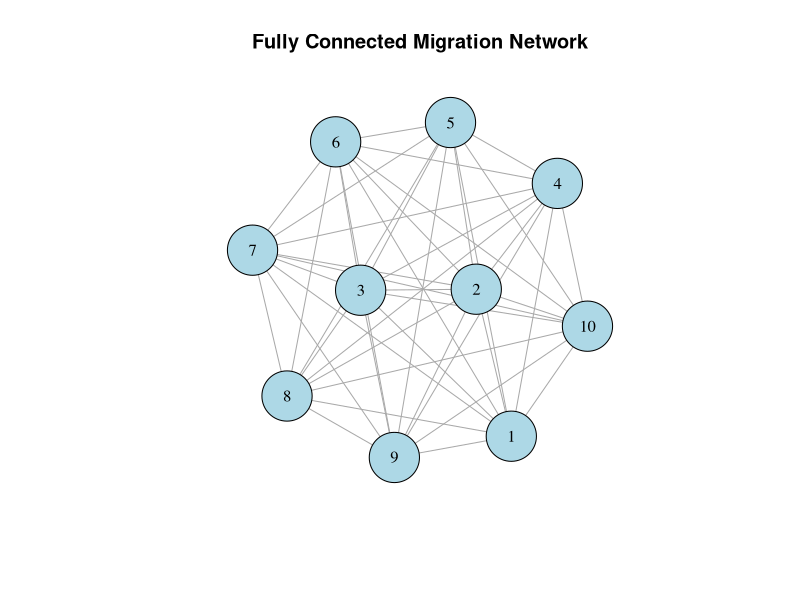
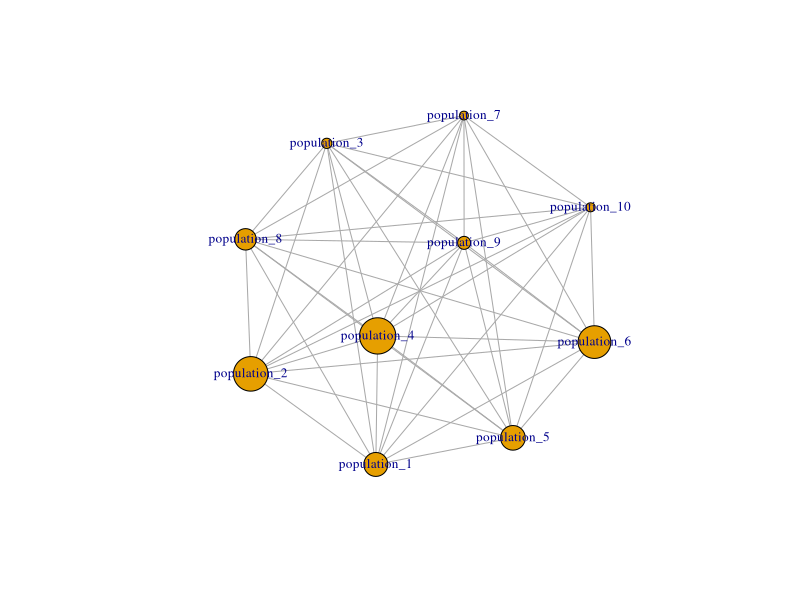
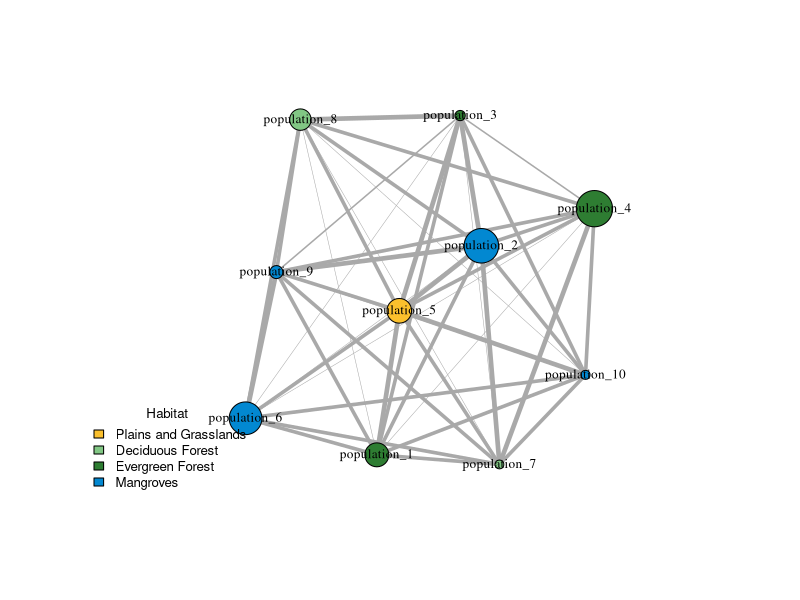
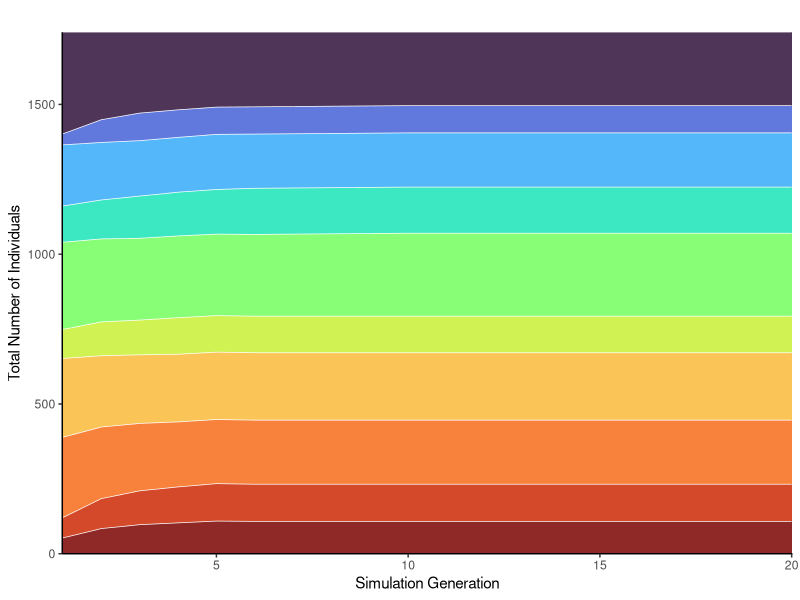
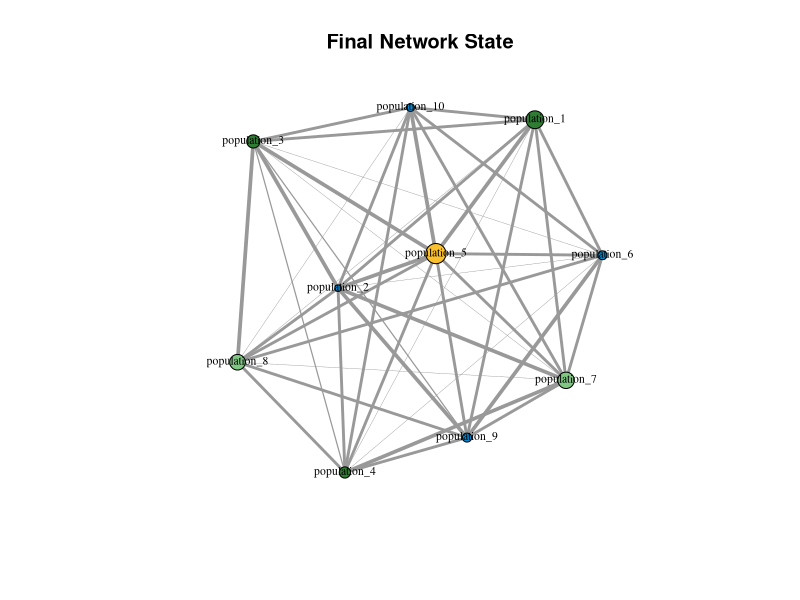

The R script that drew these images, in order:
## ---- chunk 1
knitr::opts_chunk$set(warning = FALSE, echo = FALSE)
knitr::opts_chunk$set(warning = FALSE)
knitr::opts_chunk$set(cache=FALSE)
knitr::opts_chunk$set(fig.width=7, fig.height=5)
options(max.print=23)
library(here);library(dplyr); library(stringr)
library(ggplot2)
library(tidyverse)
library(igraph)
## ---- chunk 2
n_vertices <- 10

migration_network_historical <- make_full_graph(n = n_vertices, directed = FALSE)

plot(migration_network_historical, 
     vertex.color = "lightblue", 
     vertex.size = 30, 
     vertex.label.color = "black", 
     edge.color = "darkgray",
     main = "Fully Connected Migration Network")
## ---- chunk 3


# Vertex characteristics 

#population sizes
V(migration_network_historical)$name <- paste0("population_",1:n_vertices)

V(migration_network_historical)$pop_size <- sample(50:500, 
                                                   size = vcount(migration_network_historical), replace = TRUE)


# habitat type
habitat_types <- c("Plains and Grasslands", "Evergreen Forest", "Mangroves", "Deciduous Forest")


V(migration_network_historical)$habitat <- sample(habitat_types, 
                                                size = vcount(migration_network_historical), replace = TRUE)

#human presence

human_presence <- c("High", "Medium", "Low", "None")

V(migration_network_historical)$human_presence <- sample(human_presence, 
       size = vcount(migration_network_historical), replace = TRUE, 
       prob = c(0.2, 0.3, 0.3, 0.2))

# food availability 

food_availability <- c("High", "Medium", "Low", "None")

V(migration_network_historical)$food_availability <- sample(food_availability, 
       size = vcount(migration_network_historical), replace = TRUE, 
       prob = c(0.3, 0.4, 0.2, 0.1))

#plot
plot(migration_network_historical, 
     vertex.label.cex = 0.8,
## Add Edge characteristics= "black",
     vertex.size = V(migration_network_historical)$pop_size/20
     )

## ---- chunk 4
corridor_types <- c("Dense Forest", "Riverine", "Agriculture", "Urbanization")

E(migration_network_historical)$corridor_type <- sample(corridor_types, 
                                        size = ecount(migration_network_historical), 
                                        replace = TRUE,
                                        prob = c(0.3, 0.4, 0.15, 0.15))


weight_lookup <- c(
  "Dense Forest"        = 0.9,
  "Riverine"       = 0.7,
  "Agriculture"      = 0.3,
  "Urbanization" = 0.1
)

E(migration_network_historical)$weight <- weight_lookup[E(migration_network_historical)$corridor_type]

#visualize the network
# Map habitat types to distinct colors
habitat_colors <- c(
  "Plains and Grasslands" = "#fbc02d",
  "Deciduous Forest" = "#81c784",
  "Evergreen Forest" = "#2e7d32",
  "Mangroves" = "#0288d1"
)
V(migration_network_historical)$color <- habitat_colors[V(migration_network_historical)$habitat]

#plot
plot(migration_network_historical, 
     vertex.label.cex = 0.8,
     vertex.label.color = "black",
     vertex.size = V(migration_network_historical)$pop_size/20,
     edge.width = E(migration_network_historical)$weight*5
     )

legend(
  "bottomleft",
  legend = names(habitat_colors),
  fill = habitat_colors,
  title = "Habitat",
  bty = "n",
  cex = 0.8
)



## ---- chunk 5
# assign carrying capacity

base_capacity_lookup <- c(
  "Plains and Grasslands" = 600,
  "Evergreen Forest" = 450,
  "Deciduous Forest" = 300,
  "Mangroves"        = 150
)

# Capacity retention modifier under human pressure
human_impact_lookup <- c(
  "None"    = 1.00,  # Negligible impact
  "Low"     = 0.85,  # 15% reduction in capacity
  "Medium" = 0.70,  # 30% reduction in capacity
  "High"   = 0.35   # 65% reduction due to high disturbance
)

food_availability_lookup <- c(
  "High"    = 1.00,  # Full capacity
  "Medium"  = 0.90,  # 10% reduction in capacity
  "Low"     = 0.75,  # 25% reduction in capacity
  "None"    = 0.50   # 50% reduction due to lack of food
)

# computing capcity
V(migration_network_historical)$capacity <- round(base_capacity_lookup[V(migration_network_historical)$habitat] * human_impact_lookup[V(migration_network_historical)$human_presence] * 
food_availability_lookup[V(migration_network_historical)$food_availability])

V(migration_network_historical)$pop_size <- round(V(migration_network_historical)$capacity*runif(vcount(migration_network_historical), min = 0.8, max = 1.1))

igraph::as_data_frame(migration_network_historical, what = "vertices")[, c("name", "habitat", "food_availability", 
                                       "human_presence", "capacity", "pop_size")]



## ---- chunk 6



simulate_migration_step <- function(graph, m0 = 0.2){
  
  n <- vcount(migration_network_historical)
  current_pop <- V(migration_network_historical)$pop_size
  capacities <- V(migration_network_historical)$capacity
  
  
  adj_weights <- as.matrix(as_adjacency_matrix(migration_network_historical, attr = "weight", sparse = FALSE))
  
  density <- current_pop / capacities
  
  p_out <- pmin(m0*density, 0.6)
  
  #migration transition matrix
  
  T_mat <- matrix(0, nrow = n, ncol = n)
  
  for(i in seq_len(n)){
    total_weight <- sum(adj_weights[i,])
    
    if(total_weight > 0){
      T_mat[i,] <- (adj_weights[i,]/total_weight)*p_out[i]
    }
  }
  
  
  #migration matrix
  
  migration_mat <- matrix(0, nrow = n, ncol = n)
  
  for(i in seq_len(n)){
    for(j in seq_len(n)){
      if(i != j){
        migration_mat[i,j] <- round(current_pop[i]*T_mat[i,j])
      }
    }
  }
  
  
  emigrants <- rowSums(migration_mat)
  immigrants <- colSums(migration_mat)
  
  V(migration_network_historical)$pop_size <- current_pop - emigrants + immigrants
  return(list(graph = migration_network_historical, flux = migration_mat ))
  
}


# simulate over generations

generations <- 20
pop_history <- matrix(NA, nrow = generations, ncol = vcount(migration_network_historical))

colnames(pop_history) <- V(migration_network_historical)$name


for(gen in 1:generations){
  pop_history[gen, ] <- V(migration_network_historical)$pop_size
  step_result <- simulate_migration_step(migration_network_historical, m0 = 0.2)
  migration_network_historical <- step_result$graph
}

# plot population sizes as stacked plot
pop_df <- as.data.frame(pop_history)
pop_df$generation <- seq_len(nrow(pop_df))

pop_long <- pivot_longer(pop_df, cols = -generation, names_to = "Population", values_to = "Size")

pop_long$Population <- factor(pop_long$Population, levels = V(migration_network_historical)$name)

ggplot(pop_long, aes(x = generation, y = Size, fill = Population)) +
  geom_area(alpha = 0.85, color = "white", linewidth = 0.25) +
  scale_fill_viridis_d(option = "turbo") +
  scale_x_continuous(expand = c(0, 0)) +
  scale_y_continuous(expand = c(0, 0)) +
  labs(
    title = "",
    x = "Simulation Generation",
    y = "Total Number of Individuals",
    fill = "Subpopulation"
  ) +
  theme_classic() +
  theme(
    plot.title = element_text(face = "bold", size = 12),
    legend.position = "none" # Combined into the network legend
  )

plot(
  migration_network_historical,
  # layout = net_layout,
  vertex.size = V(migration_network_historical)$pop_size / 25,       # Node size scaled to final population size
  
  vertex.label = V(migration_network_historical)$name,
  vertex.label.cex = 0.7,
  vertex.label.color = "black",
  edge.width = E(migration_network_historical)$weight * 4,           # Line width scaled to corridor weight
  edge.color = "gray60",
  main = "Final Network State"
)
